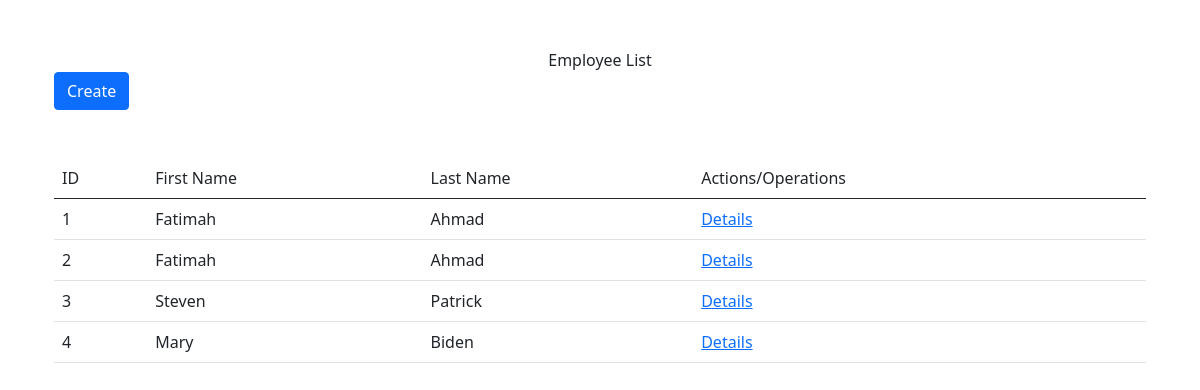
The page / on the database its author committed.
### uploadfileApp/models.py (models this page shows, shortened)
class Employee(models.Model):
    first_name = models.CharField(max_length=120)
    last_name = models.CharField(max_length=120)
    cv_file = models.FileField(upload_to='employee_files/cv', null=True, blank=True)
    photo_file = models.FileField(upload_to='employee_files/photo', null=True, blank=True)

### uploadfileApp/views.py (the view)
# urls.py: path('', views.employee_list, name='employee_list'),
def employee_list(request):
    employees = Employee.objects.all()
    employee_data = []
    for employee in employees:
        existing_certificates = len(EmployeeCertificate.objects.filter(employee=employee))
        remaining_certificates = 10 - existing_certificates
        dict1 = {'employee': employee, 'remaining_certificates': remaining_certificates}
        employee_data.append(dict1)
    dict = {'employee_data': employee_data}
    return render(request, 'uploadfileApp/employee_list.html', dict)

### templates/uploadfileApp/employee_list.html
{% extends 'uploadfileApp/base.html' %}
{% block content %}
<div class="container mt-5">
    <center>Employee List</center>
    <div><a href="{% url 'employee_create' %}" class="btn btn-primary">Create</a></div>
    <br><br>
    <table class="table">
        <thead>
            <tr>
                <td>ID</td>
                <td>First Name</td>
                <td>Last Name</td>
                <td>Actions/Operations</td>
            </tr>
        </thead>
        <tbody>
            {% for emp in employee_data %}
            <tr>
                <td>{{ emp.employee.id }}</td>
                <td>{{ emp.employee.first_name }}</td>
                <td>{{ emp.employee.last_name }}</td>
                <td>
                    <a href="{% url 'employee_details' emp.employee.id %}}">Details</a>
                </td>
            </tr>
            {% endfor %}
        </tbody>
    </table>
</div>
{% endblock %}

### templates/uploadfileApp/base.html (shortened to what this page needs)
<!DOCTYPE html>
<html lang="en">
<head>
    <link href="https://cdn.jsdelivr.net/npm/bootstrap@5.0.2/dist/css/bootstrap.min.css" rel="stylesheet">
</head>
<body>
    <div class="container mt-5">
        {% block content %}
        {% endblock %}
    </div>
</body>
</html>

### rows shown on the page
Employee: employee.id "1", employee.first_name "Fatimah", employee.last_name "Ahmad"
Employee: employee.id "2", employee.first_name "Fatimah", employee.last_name "Ahmad"
Employee: employee.id "3", employee.first_name "Steven", employee.last_name "Patrick"
Employee: employee.id "4", employee.first_name "Mary", employee.last_name "Biden"
